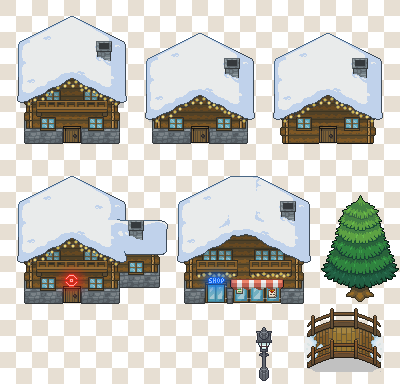
#> input picture tilesets_raw/snow_village_tiles_by_carchagui_dcgwwcb.png, 400 x 384 px, found by its file name
$ python build_snow_village.py
#> lines starting #> are read from the running program, lines starting #| are printed output that depends on the picture
### tilesets_raw/build_scripts/snow_prep.py
# -*- coding: utf-8 -*-
"""Strip the checkerboard backdrop off the snow village sheet.

The artist marked "empty" with a 16x16 checkerboard alternating (224,216,208)
and (248,248,248), aligned to the metatile grid. Neither can be keyed by colour
alone: (248,248,248) is pure white, which is also snow, and the sheet has no
alpha channel at all to fall back on.

So a pixel is only treated as backdrop when BOTH hold:
  * it matches the colour its own cell is supposed to be, given the phase
    ((x//16 + y//16) even -> beige, odd -> white), and
  * it is reachable from the sheet border through other backdrop pixels.

The phase test alone would eat white snow sitting in a white cell; the flood
alone would eat any white that touches the border. Together, art enclosed by
its own outline is safe, which is what every object here has.
"""
import sys
from collections import deque

from PIL import Image

SRC = "J:/ROM Hack Project/tilesets_raw/snow_village_tiles_by_carchagui_dcgwwcb.png"
BEIGE = (224, 216, 208)
WHITE = (248, 248, 248)


def snap(c):
    return ((c[0] >> 3) << 3, (c[1] >> 3) << 3, (c[2] >> 3) << 3)


def strip(src=SRC, out=None, verbose=True):
#> called with verbose = True
    im = Image.open(src).convert("RGBA")
    W, H = im.size
#> W = 400; H = 384
    px = im.load()

    def is_backdrop(x, y):
        want = BEIGE if ((x // 16) + (y // 16)) % 2 == 0 else WHITE
        return snap(px[x, y][:3]) == want

    seen = bytearray(W * H)
    q = deque()
    for x in range(W):
        for y in (0, H - 1):
            if is_backdrop(x, y) and not seen[y * W + x]:
                seen[y * W + x] = 1
                q.append((x, y))
#> this loop made 400 passes
    for y in range(H):
        for x in (0, W - 1):
            if is_backdrop(x, y) and not seen[y * W + x]:
                seen[y * W + x] = 1
                q.append((x, y))
#> this loop made 384 passes

    while q:
        x, y = q.popleft()
        for dx, dy in ((1, 0), (-1, 0), (0, 1), (0, -1)):
            nx, ny = x + dx, y + dy
            if 0 <= nx < W and 0 <= ny < H and not seen[ny * W + nx] and is_backdrop(nx, ny):
                seen[ny * W + nx] = 1
                q.append((nx, ny))
#> this loop made 82207 passes
#> (x, y) on passes 3 to 5: (1, 0), (1, 383), (2, 0)

    # what the phase test alone would have taken, for comparison
    phase_only = sum(1 for y in range(H) for x in range(W) if is_backdrop(x, y))
#> phase_only = 82409
    keyed = sum(seen)
#> keyed = 82207

    for y in range(H):
        for x in range(W):
            if seen[y * W + x]:
                px[x, y] = (0, 0, 0, 0)

    if verbose:
        print("sheet %dx%d = %d px" % (W, H, W * H))
#| sheet 400x384 = 153600 px
        print("  phase test alone would key : %d" % phase_only)
#|   phase test alone would key : 82409
        print("  flood-connected, so keyed  : %d" % keyed)
#|   flood-connected, so keyed  : 82207
        print("  SAVED by requiring connectivity: %d px of art-coloured pixels"
              % (phase_only - keyed))
#|   SAVED by requiring connectivity: 202 px of art-coloured pixels
        left = {}
        for y in range(H):
            for x in range(W):
                if not seen[y * W + x]:
                    c = snap(px[x, y][:3])
                    if c in (BEIGE, WHITE):
                        left[c] = left.get(c, 0) + 1
#> after the loop, left = {(248, 248, 248): 82, (224, 216, 208): 120}
        print("  backdrop colours surviving inside art:", left)
#|   backdrop colours surviving inside art: {(248, 248, 248): 82, (224, 216, 208): 120}
    if out:
        im.save(out)
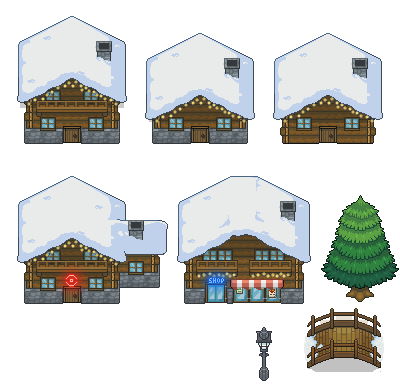
#> saved as wot_snow_village_keyed.png: PIL image 400x384 RGBA; mean R, G, B, A 71.7, 73.4, 70.4, 118.5; transparent parts drawn white
    return im


# [2 lines that do not run on import are left out]

### tilesets_raw/build_scripts/tilesetgen.py
"""Generic RPG-Maker/sheet -> pokeemerald secondary tileset converter.

Handles:
  * source sheets drawn at 2x (RMXP style) -> `half=True` downscales losslessly
  * magenta / alpha transparency
  * grid-aligned terrain extraction and free-floating object extraction
  * 5-bit colour snapping, palette packing into <=7 x 15 colours
  * 8x8 tile dedup with X/Y flips, 512-tile budget
  * two-layer metatiles (base fill under transparent object art)

Outputs tiles.png + metatiles.bin + metatile_attributes.bin + palettes/NN.pal,
which the pokeemerald makefile turns into .4bpp.lz / .gbapal.
"""
import os, struct, math
from PIL import Image

TRANS = (-1, -1, -1)
MAGENTA = (248, 0, 248)

NUM_TILES_IN_PRIMARY = 512
MAX_SECONDARY_TILES = 512
MAX_SECONDARY_METATILES = 512
SEC_PAL_SLOTS = list(range(6, 13))       # palettes 6..12 belong to the secondary
MAX_PALS = len(SEC_PAL_SLOTS)
COLORS_PER_PAL = 15                      # index 0 is transparent

LAYER_NORMAL = 0x0000                    # bottom->BG2, top->BG1 (art draws over player)
LAYER_COVERED = 0x1000                   # bottom->BG3, top->BG2 (art draws under player)


def snap(c):
    return ((c[0] >> 3) << 3, (c[1] >> 3) << 3, (c[2] >> 3) << 3)


class Sheet:
    """A source image, addressed in *destination* pixels (post-downscale)."""

    def __init__(self, path, half=False, shift=(0, 0), magenta_key=True,
                 white_key=False, extra_keys=()):
#> called with half = False, shift = (0, 0), magenta_key = True, white_key = False, extra_keys = ()
        im = Image.open(path).convert("RGBA")
        if shift != (0, 0):
            dx, dy = shift
            nim = Image.new("RGBA", im.size, (0, 0, 0, 0))
            nim.paste(im.crop((max(0, -dx), max(0, -dy), im.width, im.height)),
                      (max(0, dx), max(0, dy)))
            im = nim
        if half:
            # Majority-vote downsample: for 2x-drawn art whose 2x2 blocks are
            # not perfectly uniform (stray-pixel texture), NEAREST keeps the
            # top-left pixel and produces crunchy noise. Taking the block's
            # majority colour recovers the intended 1x pixel; ties fall back
            # to the top-left.
            W2, H2 = im.width // 2, im.height // 2
            nim = Image.new("RGBA", (W2, H2))
            sp, dp = im.load(), nim.load()
            for y in range(H2):
                for x in range(W2):
                    q = [sp[2 * x, 2 * y], sp[2 * x + 1, 2 * y],
                         sp[2 * x, 2 * y + 1], sp[2 * x + 1, 2 * y + 1]]
                    tl = q[0]
                    if q.count(tl) >= 2:
                        dp[x, y] = tl
                    else:
                        dp[x, y] = max(q, key=q.count)
            im = nim
        self.im = im
        self.px = im.load()
        self.w, self.h = im.size
#> self.w = 400; self.h = 384
        self.keys = set()
        if magenta_key:
            self.keys |= {(248, 0, 248), (255, 0, 255)}
        if white_key:
            self.keys |= {(255, 255, 255), (248, 248, 248)}
        self.keys |= {snap(k) for k in extra_keys}

    # [18 lines left out: functions pixel, tile, not called in this run]

    def tile_px(self, x0, y0, clip=None):
        return tuple(self.pixel(x0 + x, y0 + y, clip)
                     for y in range(8) for x in range(8))

    # [22 lines left out: functions metatile_px, bbox, flips, not called in this run]


def canon(t):
    return min(flips(t))


def colors(t):
    return {c for c in t if c != TRANS}


def _dist(a, b):
    return (a[0] - b[0]) ** 2 + (a[1] - b[1]) ** 2 + (a[2] - b[2]) ** 2


# [40 lines left out: functions quantize, load_pal_files, not called in this run]


class Ref:
    """A ready-made tile reference (e.g. borrowed from the primary tileset)."""
    __slots__ = ("v",)

    def __init__(self, tid, xf, yf, slot):
        self.v = (tid, xf, yf, slot)


class PrimaryBase:
    """Pull a base-fill metatile out of an already-built primary tileset."""

    # [7 lines left out: function __init__, not called in this run]


class Builder:
    """Lays content out on a `sel_width`-wide grid so porymap's metatile
    selector shows each object as an assembled rectangle.

    primary=True builds a PRIMARY tileset instead: tile ids start at 0 (no
    +512 offset), palettes go in slots 0-5 (six of them), and callers
    register it with .isSecondary = FALSE."""

    # [27 lines left out: functions __init__, _alloc, newline, not called in this run]

    def _put(self, r, c, item):
        self.cells[(r, c)] = item

    # ---------------- content collection ----------------
    # [289 lines left out: functions terrain, obj, _linearize, _all_tiles, pack_append, pack and 1 more, not called in this run]

    def _rc(self, c):
        return self.remap.get(c, c)

    # [65 lines left out: functions _find_pal, _nearest, _tile_ref, not called in this run]

    # ---------------- output ----------------
    STAMP = ".generated"

    # [124 lines left out: functions _stamp_paths, _check_not_edited, _write_stamp, write, manifest, not called in this run]

### tilesets_raw/build_scripts/build_snow_village.py
"""snow_village_tiles_by_carchagui -> a PRIMARY + a SECONDARY that pair together.

  gTileset_SnowVillageHomes   PRIMARY    snow ground, three chalets, fir, lamp,
                                         bridge
  gTileset_SnowVillage        SECONDARY  Pokemon Center, Shop

A map takes one primary and one secondary, so making the homes set the primary
is what lets both halves of this sheet appear on the same map.

THE PRIMARY HAS TO CARRY THE GROUND. A map on this pair no longer has
gTileset_SnowCinna to draw snow from, and the sheet has no ground art of its
own, so the ground is lifted out of snow_cinna and rebuilt here as real tiles.
The set is chosen by what the existing snow maps actually paint -- Munen
Village and Frostwood Town use 154 distinct primary metatiles between them, and
the ones carried over are the most-used of those, ground first.

A primary gets SIX palettes, not seven, and its tile ids start at 0 rather than
512; Builder(primary=True) handles both.

Why the sheet needed splitting at all: all eight objects come to 755 tiles
against a budget of 512, and the excess is shape, not colour -- median-cutting
the source from 511 colours to 48 moved it by five tiles. Metatiles were a
separate, fixable problem: shelf padding, cured by packing two objects per
shelf rather than one.

The sheet is NATIVE 1x (8,857 non-uniform 2x2 blocks), and its "empty" marker
is a 16x16 checkerboard of (224,216,208) and (248,248,248) with no alpha --
see snow_prep.strip(), which cannot key either colour outright because
(248,248,248) is also the snow.
"""
import math
import os
import struct
import sys
import tempfile

HERE = os.path.dirname(os.path.abspath(__file__))
sys.path.insert(0, HERE)

from PIL import Image

from tilesetgen import Sheet, Builder, PrimaryBase, LAYER_NORMAL, LAYER_COVERED
from snow_prep import strip

TS = "J:/ROM Hack Project/pokeemerald-expansion/data/tilesets"
SNOW_CINNA = TS + "/primary/snow_cinna"
KEYED = os.path.join(tempfile.gettempdir(), "wot_snow_village_keyed.png")
GROUND_PNG = os.path.join(tempfile.gettempdir(), "wot_snow_ground.png")

SEL_W = 12                      # the Pokemon Center is 10 cells across

# snow_cinna metatiles to carry over, most-painted first. 0/9/1/8 are the plain
# snow that is half of everything those maps are made of; the rest are edges,
# paths and cliff pieces.
GROUND_IDS = [0, 9, 1, 8, 43, 58, 51, 42, 35, 50, 34, 33,
              297, 298, 299, 300, 301, 305, 306, 307, 308, 309, 312, 313,
              314, 315, 320, 321, 322, 323]


def load_pals(d):
    pals = []
    for i in range(16):
        p = os.path.join(d, "palettes", "%02d.pal" % i)
        if not os.path.exists(p):
            pals.append([(0, 0, 0)] * 16)
            continue
        cols = []
        for ln in open(p).read().splitlines()[3:]:
            ln = ln.strip()
            if ln:
                cols.append(tuple(int(x) for x in ln.split()))
        cols += [(0, 0, 0)] * (16 - len(cols))
        pals.append(cols[:16])
    return pals


def flatten_primary(d, ids, path, cols=SEL_W):
    """Flatten metatiles of a built PRIMARY into an RGBA grid, so their pixels
    can go back through the normal Sheet -> Builder path. Primary metatiles only
    ever address the primary's own tiles and palettes 0-5, so unlike a
    secondary there is just one sheet to read."""
#> called with cols = 12
    im = Image.open(os.path.join(d, "tiles.png")).convert("P")
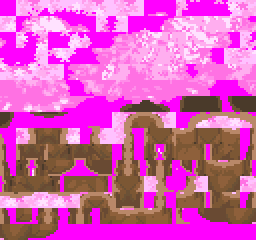
#> input picture tilesets_raw/processed_sakura/tiles.png, 128 x 120 px, found by its file name (shown 2 times larger)
#> im is the input picture: PIL image 128x120 P; mean R, G, B 212.7, 93.6, 182.9
    tp, tw = im.load(), im.width // 8
#> tw = 16
    ntiles = (im.width // 8) * (im.height // 8)
#> ntiles = 240
    pals = load_pals(d)
#> (the run stopped early here; a loop or call above may not have finished)
